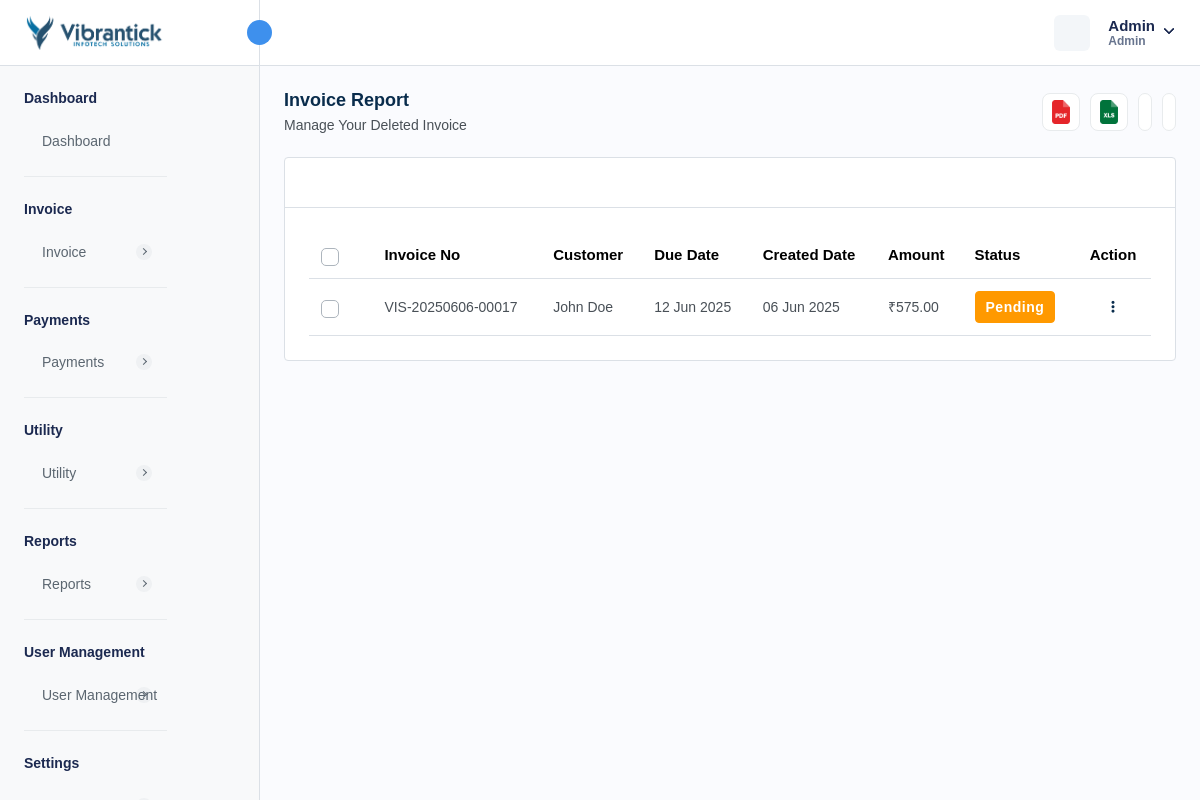
/recycle-bin.php (signed in), run on an earlier commit of the app's database.
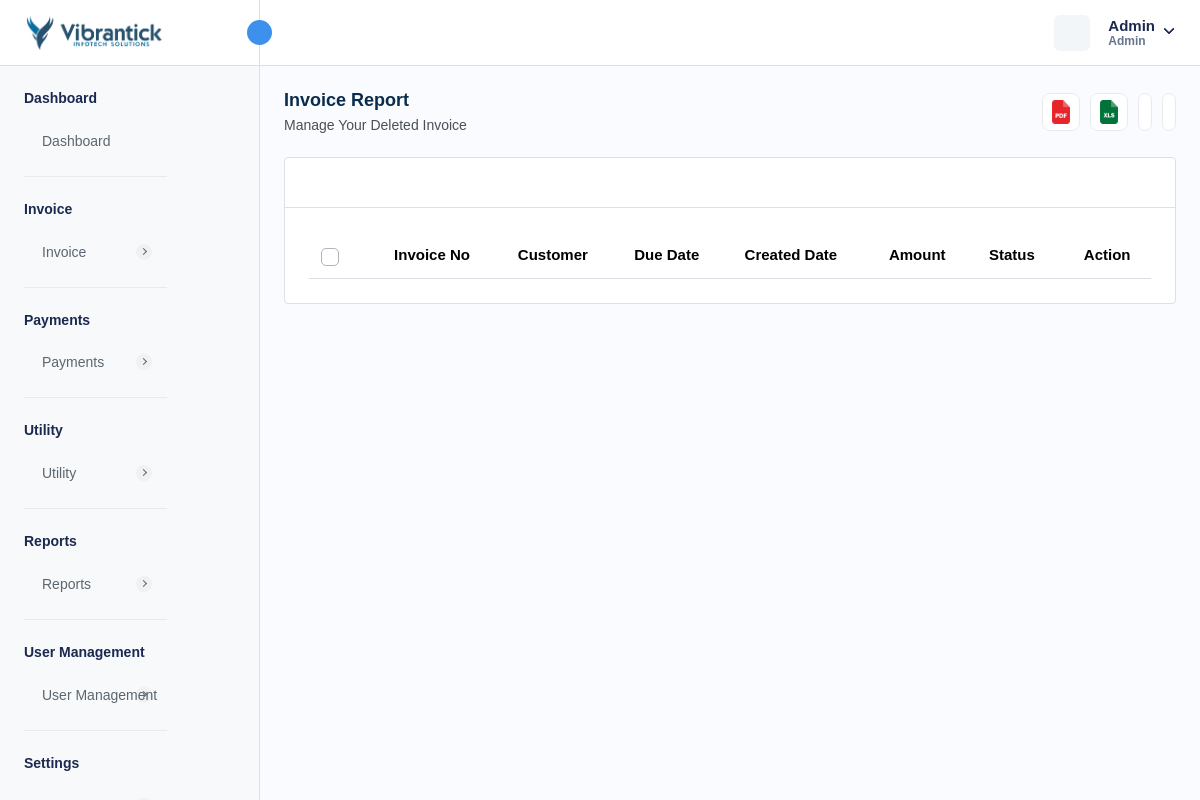
And on a later commit of the database.
### tables this page shows
CREATE TABLE `invoice` (
  `invoice_id` int NOT NULL AUTO_INCREMENT,
  `invoice_number` varchar(255) NOT NULL,
  `payment_method` enum('CREDIT_CARD','DEBIT_CARD','CASH','NET_BANKING','PAYPAL','OTHER') NOT NULL,
  `transaction_id` varchar(255) DEFAULT NULL,
  `status` enum('PAID','PENDING','CANCELLED','REFUNDED') NOT NULL,
  `amount` decimal(10,2) NOT NULL,
  `quantity` int NOT NULL,
  `tax` int NOT NULL,
  `discount` decimal(10,2) NOT NULL,
  `total_amount` decimal(10,2) NOT NULL,
  `due_date` varchar(255) DEFAULT NULL,
  `customer_id` int DEFAULT NULL,
  `service_id` json DEFAULT NULL,
  `description` longtext,
  `created_at` timestamp NULL DEFAULT CURRENT_TIMESTAMP,
  `updated_at` timestamp NULL DEFAULT CURRENT_TIMESTAMP ON UPDATE CURRENT_TIMESTAMP,
  `is_active` int NOT NULL DEFAULT '1',
  `reminder_enabled` int NOT NULL DEFAULT '0',
  `reminder_count` int NOT NULL DEFAULT '0',
  `created_by` int NOT NULL,
  `from_date` varchar(255) DEFAULT NULL,
  `to_date` varchar(255) DEFAULT NULL,
  PRIMARY KEY (`invoice_id`),
  UNIQUE KEY `invoice_number_UNIQUE` (`invoice_number`),
  UNIQUE KEY `transaction_id_UNIQUE` (`transaction_id`)
);

CREATE TABLE `customer` (
  `customer_id` int NOT NULL AUTO_INCREMENT,
  `customer_name` varchar(255) NOT NULL,
  `customer_phone` varchar(15) DEFAULT NULL,
  `customer_email` varchar(255) DEFAULT NULL,
  `customer_address` text,
  `ship_name` varchar(255) DEFAULT NULL,
  `ship_phone` varchar(15) DEFAULT NULL,
  `ship_email` varchar(255) DEFAULT NULL,
  `ship_address` text,
  `isActive` int DEFAULT '1',
  `created_at` timestamp NULL DEFAULT CURRENT_TIMESTAMP,
  `updated_at` timestamp NULL DEFAULT NULL ON UPDATE CURRENT_TIMESTAMP,
  `customer_state` varchar(45) DEFAULT NULL,
  `customer_city` int DEFAULT NULL,
  `gst_number` varchar(45) DEFAULT NULL,
  PRIMARY KEY (`customer_id`),
  UNIQUE KEY `customer_phone_UNIQUE` (`customer_phone`),
  UNIQUE KEY `customer_email_UNIQUE` (`customer_email`),
  UNIQUE KEY `gst_number_UNIQUE` (`gst_number`)
);

### recycle-bin.php (the view, shortened to what the changed rows need)
<?php
require "./database/config.php";
try {
    $stmtFetchInvoices = $db->prepare("SELECT
     invoice.*,
     customer.customer_id,
     customer.customer_name
     FROM invoice
    INNER JOIN customer
    ON customer.customer_id = invoice.customer_id
     WHERE invoice.is_active = 0
    ");
    if ($stmtFetchInvoices->execute()) {
        $invoices = $stmtFetchInvoices->get_result();
    } else {
        $_SESSION['error'] = 'Error for fetching customers';
    }
} catch (Exception $e) {
    $_SESSION['error'] = $e->getMessage();
}
?>
<!DOCTYPE html>
<html lang="en">
<head>
    <link rel="stylesheet" href="assets/css/bootstrap.min.css">
    <link rel="stylesheet" href="assets/css/animate.css">
    <link rel="stylesheet" href="assets/plugins/select2/css/select2.min.css">
    <link rel="stylesheet" href="assets/css/dataTables.bootstrap5.min.css">
    <link rel="stylesheet" href="assets/css/bootstrap-datetimepicker.min.css">
    <link rel="stylesheet" href="assets/plugins/daterangepicker/daterangepicker.css">
    <link rel="stylesheet" href="assets/plugins/summernote/summernote-bs4.min.css">
    <link rel="stylesheet" href="assets/plugins/fontawesome/css/fontawesome.min.css">
    <link rel="stylesheet" href="assets/plugins/fontawesome/css/all.min.css">
    <link rel="stylesheet" href="assets/css/style.css">
    <link rel="stylesheet" href="https://cdn.jsdelivr.net/npm/notyf@3/notyf.min.css" />
</head>
<body>
    <div class="main-wrapper">
        <div class="page-wrapper">
            <div class="content">
                <div class="card table-list-card">
                    <div class="card-body">
                        <div class="table-responsive">
                            <table id="myTable" class="table  datanew">
                                <thead>
                                    <tr>
                                        <th class="no-sort">
                                            <label class="checkboxs">
                                                <span class="checkmarks"></span>
                                            </label>
                                        </th>
                                        <th>Invoice No</th>
                                        <th>Customer</th>
                                        <th>Due Date</th>
                                        <th>Created Date</th>
                                        <th>Amount</th>
                                        <th>Status</th>
                                        <th class="no-sort text-center">Action</th>
                                    </tr>
                                </thead>
                                <tbody>
                                    <?php foreach ($invoices->fetch_all(MYSQLI_ASSOC) as $invoice) { ?>
                                        <tr>
                                            <td>
                                                <label class="checkboxs">
                                                    <span class="checkmarks"></span>
                                                </label>
                                            </td>
                                            <td><?php echo $invoice['invoice_number'] ?></td>
                                            <td><?php echo $invoice['customer_name'] ?></td>
                                            <td><?php $date = new DateTime($invoice['due_date']);
                                            echo $date->format('d M Y') ?>
                                            </td>
                                            <td><?php $date = new DateTime($invoice['created_at']);
                                            echo $date->format('d M Y') ?>
                                            </td>
                                            <td>₹<?php echo $invoice['total_amount'] ?></td>
                                            <td>
                                                <?php if ($invoice['status'] == 'PAID') { ?>
                                                    <span class="badge badge-lg bg-success">Paid</span>
                                                <?php } elseif ($invoice['status'] == 'CANCELLED') { ?>
                                                    <span class="badge badge-lg bg-danger">Cancelled</span>
                                                <?php } elseif ($invoice['status'] == 'PENDING') { ?>
                                                    <span class="badge badge-lg bg-warning">Pending</span>
                                                <?php } elseif ($invoice['status'] == 'REFUNDED') { ?>
                                                    <span class="badge badge-lg bg-primary">Refunded</span>
                                                <?php } ?>
                                            </td>
                                            <td class="text-center">
                                                <a class="action-set" href="javascript:void(0);" data-bs-toggle="dropdown"
                                                    aria-expanded="true">
                                                    <i class="fa fa-ellipsis-v" aria-hidden="true"></i>
                                                </a>
                                            </td>
                                        </tr>
                                    <?php } ?>
                                </tbody>
                            </table>
                        </div>
                    </div>
                </div>
            </div>
        </div>
    </div>
</body>
</html>

What changed in the data, as far as the page shows it:
removed invoice: invoice_number "VIS-20250606-00017", customer.customer_name "John Doe", due_date "12 Jun 2025", created_at "06 Jun 2025", total_amount "575.00", status "Pending"
